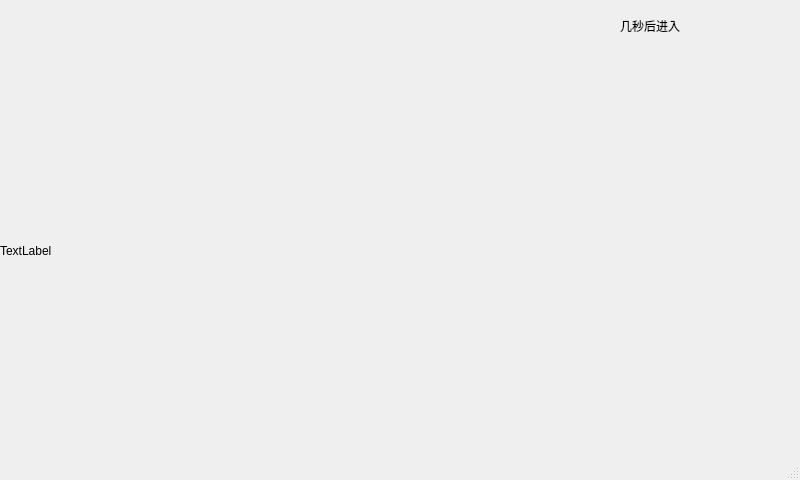
<?xml version="1.0" encoding="UTF-8"?>
<ui version="4.0">
 <class>MainWindow</class>
 <widget class="QMainWindow" name="MainWindow">
  <property name="geometry">
   <rect>
    <x>0</x>
    <y>0</y>
    <width>800</width>
    <height>480</height>
   </rect>
  </property>
  <property name="windowTitle">
   <string>MainWindow</string>
  </property>
  <widget class="QWidget" name="centralwidget">
   <widget class="QLabel" name="label">
    <property name="geometry">
     <rect>
      <x>0</x>
      <y>50</y>
      <width>791</width>
      <height>401</height>
     </rect>
    </property>
    <property name="text">
     <string>TextLabel</string>
    </property>
   </widget>
   <widget class="QLabel" name="label_calu">
    <property name="geometry">
     <rect>
      <x>620</x>
      <y>10</y>
      <width>161</width>
      <height>31</height>
     </rect>
    </property>
    <property name="text">
     <string>几秒后进入</string>
    </property>
   </widget>
  </widget>
  <widget class="QMenuBar" name="menubar">
   <property name="geometry">
    <rect>
     <x>0</x>
     <y>0</y>
     <width>800</width>
     <height>22</height>
    </rect>
   </property>
  </widget>
  <widget class="QStatusBar" name="statusbar"/>
 </widget>
 <resources/>
 <connections/>
</ui>
